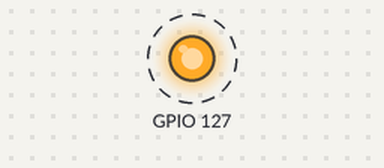
Bench run of a program on a simulated MicroPython board. Parts: output pins drawn as LEDs (lit = HIGH). Dashed ring = blinking. What the program prints to the serial console is not drawn.

Above: at 0.5 s.
Timing chart, 0 to 3.0 s (numbered marks = the images above):
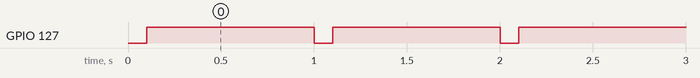

Measured:
- by itself, GPIO 127: alternates HIGH for 0.90 s and LOW for 0.10 s

The program:

blink.py
```python
"""
Digital Electronics Lab
Board: FRDM-MCXN947
Example: LED blink in MicroPython

Author: Tomas Fryza
Created: 2023-09-21
Last modified: 2026-01-30
"""

# Import the `Pin` class from the `machine` module to access hardware
from machine import Pin
import time

LED_PIN = "P0_27"  # Green LED (active-low)
LED_ON_TIME_MS = 100
LED_OFF_TIME_MS = 900


def main():
    """Main application entry point."""

    # Initialize LED pin (active-low)
    led = Pin(LED_PIN, Pin.OUT)

    print(f"LED pin info: {led}")
    print("Press Ctrl+C to stop")

    try:
        while True:
            # LED ON (active-low)
            led.off()
            time.sleep_ms(LED_ON_TIME_MS)

            # LED OFF
            led.on()
            time.sleep_ms(LED_OFF_TIME_MS)

            # led.value(not led.value())
            # time.sleep_ms(500)

    except KeyboardInterrupt:
        # This part runs when Ctrl+C is pressed
        print("Program stopped. Exiting...")

        # Optional cleanup code
        # Turn LED off before exit (active-low)
        led.on()


# Run this only when this file is the main program, not when it’s imported
if __name__ == "__main__":
    main()
```
